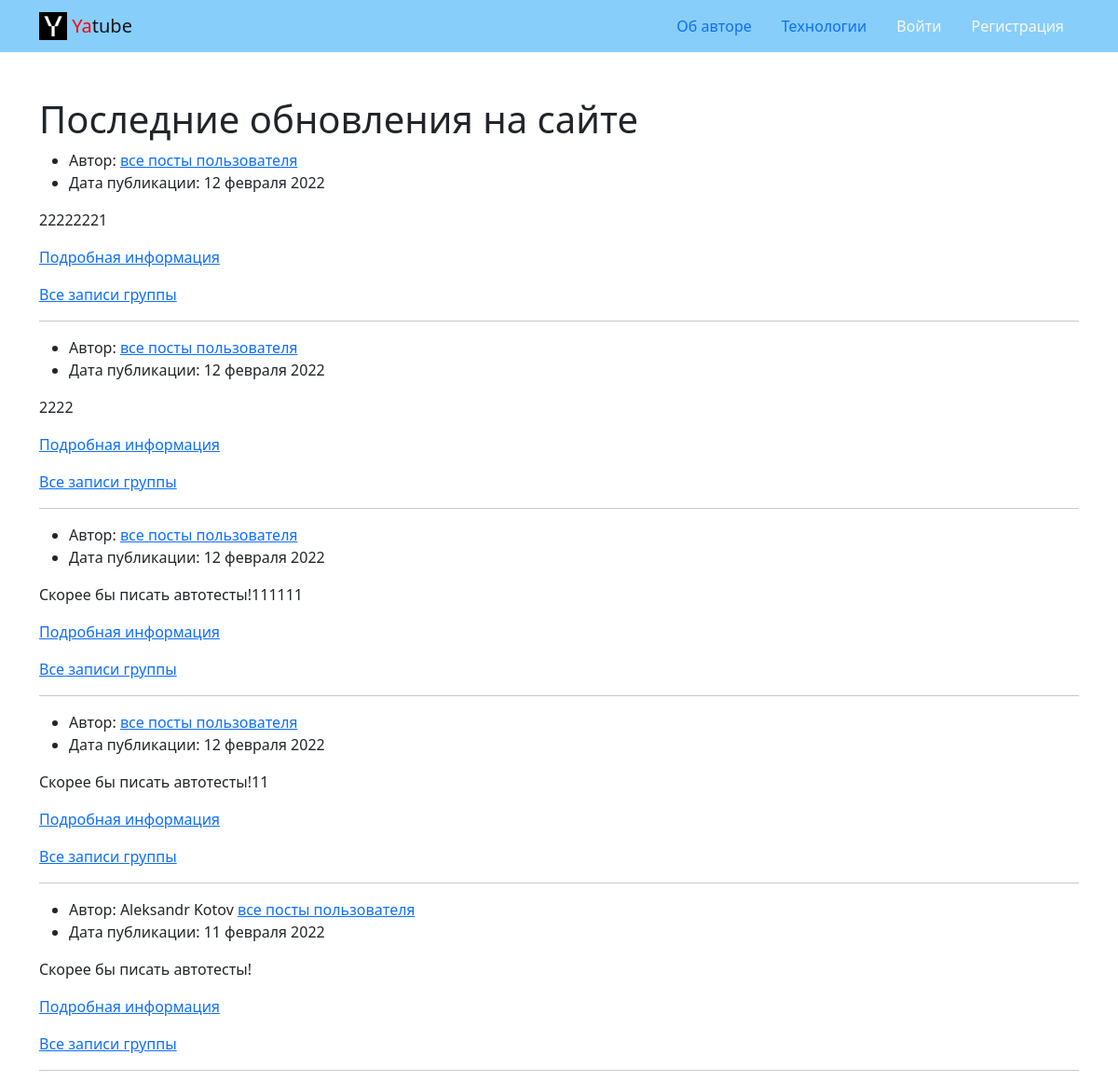
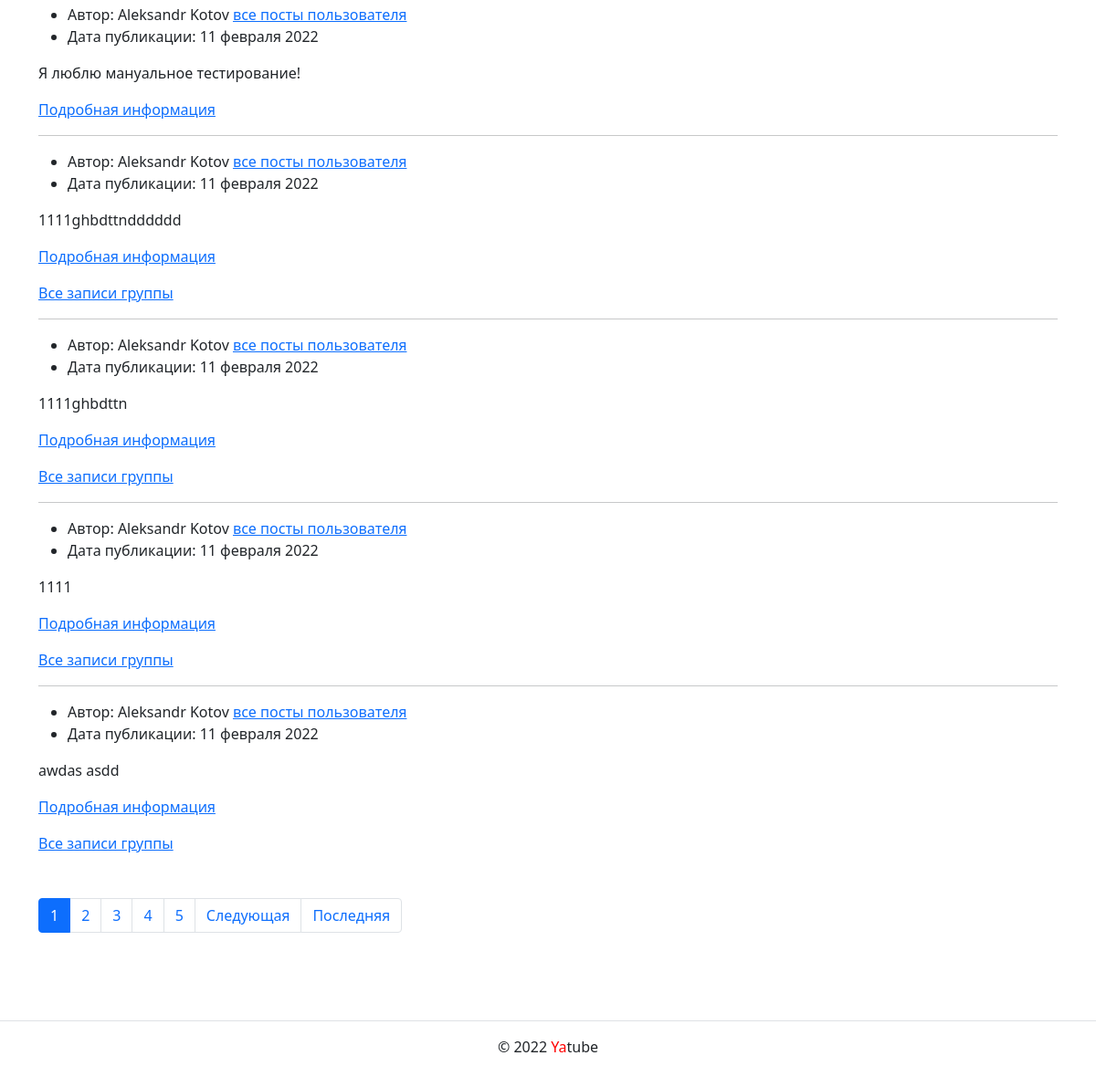
The page / on the database its author committed (2 pictures, top to bottom).
### posts/models.py (models this page shows, shortened)
class Post(models.Model):
    group = models.ForeignKey(
        'group',
        blank=True,
        null=True,
        on_delete=models.SET_NULL,
        related_name='posts'
    )
    text = models.TextField()
    pub_date = models.DateTimeField(
        auto_now_add=True
    )
    author = models.ForeignKey(
        User,
        on_delete=models.CASCADE,
        related_name='posts'
    )
    class Meta:
        ordering = ['-pub_date']

### posts/views.py (the view)
# urls.py: path('', views.index, name='index'),
def index(request):
    title = "Главная страница проекта Yatube"
    posts = Post.objects.select_related('group')[:settings.COUNT_POSTS]
    post_list = Post.objects.all()
    page_obj = get_paginator_page(request, post_list)
    context = {
        'posts': posts,
        'title': title,
        'page_obj': page_obj,
    }
    return render(request, 'posts/index.html', context)

### core/context_processors/year.py (called while the page is built)
def year(request):
    return {
        'year': datetime.datetime.today().year
    }

### posts/pagination.py (called while the page is built)
def get_paginator_page(request, query_set):
    paginator = Paginator(query_set, settings.COUNT_POSTS)
    page_number = request.GET.get('page')
    return paginator.get_page(page_number)

### templates/posts/index.html (shortened to what this page needs)
{% extends 'base.html' %}
{% block content %}
<div class="container py-5">
  <h1>Последние обновления на сайте</h1>
  <article>
    {% for post in page_obj %}
      <ul>
        <li>
          Автор: {{ post.author.get_full_name }} <a href="{% url 'posts:profile' post.author.username %}">все посты пользователя</a>
        </li>
          <li>
            Дата публикации: {{ post.pub_date|date:"d E Y" }}
          </li>
      </ul>
        <p>{{ post.text }}</p>
          <p>
          <a href="{% url 'posts:post_detail' post.id %}">
            Подробная информация
          </a>
          </p>
          {% if post.group %}
          <p>
          <a href="{% url 'posts:group_list' post.group.slug %}">
            Все записи группы
          </a>
          </p>
          {% endif %}
      {% if not forloop.last %}<hr>{% endif %}
    {% endfor %}
  </article>
  {% include 'posts/includes/paginator.html' %}
</div>
{% endblock %}

### rows shown on the page
Post: pub_date "12 февраля 2022", text "22222221", shows "Все записи группы"
Post: pub_date "12 февраля 2022", text "2222", shows "Все записи группы"
Post: pub_date "12 февраля 2022", text "Скорее бы писать автотесты!111111", shows "Все записи группы"
Post: pub_date "12 февраля 2022", text "Скорее бы писать автотесты!11", shows "Все записи группы"
Post: author.get_full_name "Aleksandr Kotov", pub_date "11 февраля 2022", text "Скорее бы писать автотесты!", shows "Все записи группы"
Post: author.get_full_name "Aleksandr Kotov", pub_date "11 февраля 2022", text "Я люблю мануальное тестирование!"
Post: author.get_full_name "Aleksandr Kotov", pub_date "11 февраля 2022", text "1111ghbdttndddddd", shows "Все записи группы"
Post: author.get_full_name "Aleksandr Kotov", pub_date "11 февраля 2022", text "1111ghbdttn", shows "Все записи группы"
Post: author.get_full_name "Aleksandr Kotov", pub_date "11 февраля 2022", text "1111", shows "Все записи группы"
Post: author.get_full_name "Aleksandr Kotov", pub_date "11 февраля 2022", text "awdas asdd", shows "Все записи группы"

### other values the page prints
{{ i }} "1"
{{ i }} "2" "3" "4" "5"
